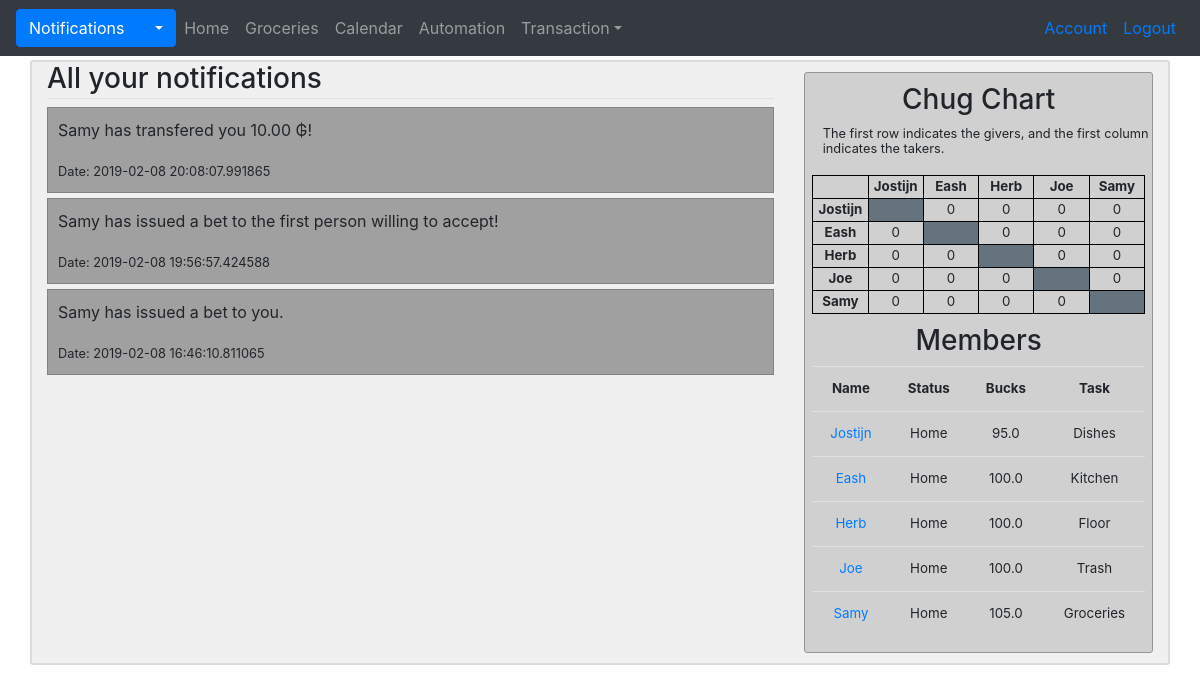
Page /notifications/user_id/1 (signed in) on the earlier database version.
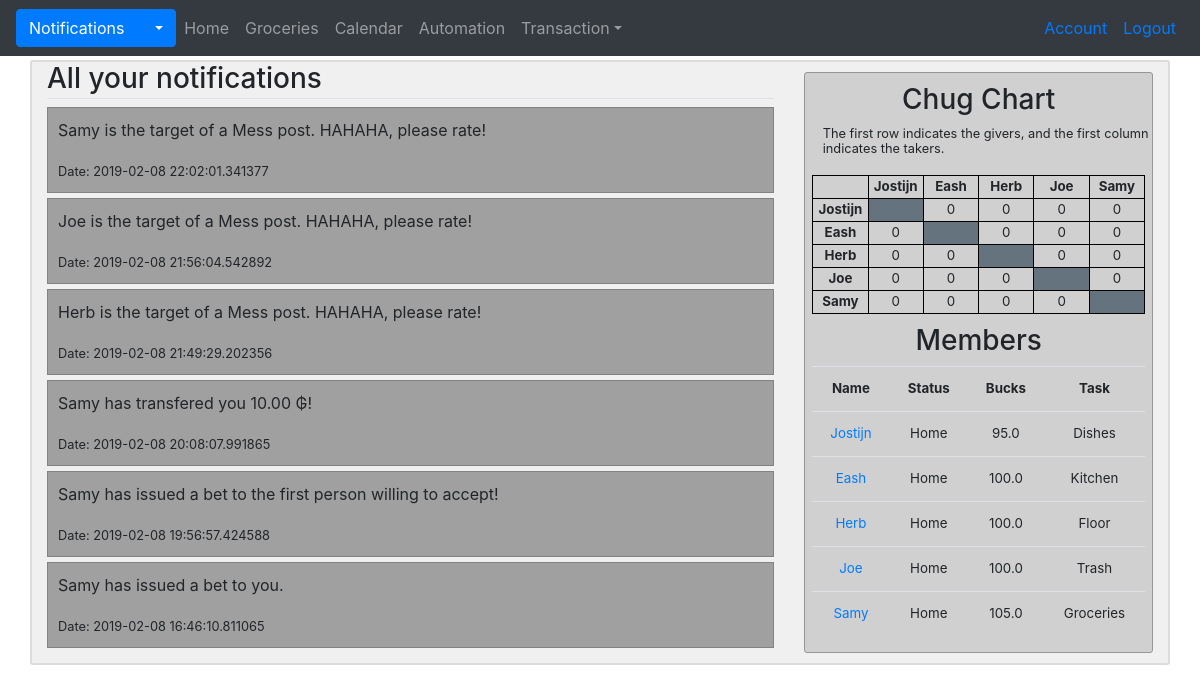
Same page on the later database version.
### G_app/models.py (models this page shows, shortened)
class Notification(db.Model):
    id = db.Column(db.Integer, primary_key = True)
    title = db.Column(db.String(100), nullable=False, default='Notification')
    content = db.Column(db.Text, nullable=False)
    link = db.Column(db.String(150))
    timestamp = db.Column(db.DateTime, nullable=False, default=datetime.utcnow)
    seen = db.Column(db.Boolean, nullable=False, default=False)
    user_id = db.Column(db.Integer, db.ForeignKey('user.id'), nullable=False)

class User(db.Model, UserMixin):
    id = db.Column(db.Integer, primary_key = True)
    username = db.Column(db.String(20), unique=True, nullable=False)
    name = db.Column(db.String, nullable=False)
    email = db.Column(db.String(120), unique=True, nullable=False)
    image = db.Column(db.String(20), nullable=False, default='default.jpg')
    password = db.Column(db.String(60), nullable=False)
    status = db.Column(db.String, nullable=False)
    bucks = db.Column(db.Float, nullable=False)
    task = db.Column(db.String, nullable=False)
    done_weekly_vote = db.Column(db.Boolean, nullable=False, default=False)
    posts = db.relationship('Post', backref='author', lazy=True, foreign_keys='Post.id_user')
    posts_targeted = db.relationship('Post', backref='target', lazy=True, foreign_keys='Post.id_target')
    chugs_give = db.relationship('Chug', backref='giver', lazy=True, foreign_keys='Chug.id_giver')
    chugs_take = db.relationship('Chug', backref='taker', lazy=True, foreign_keys='Chug.id_taker')
    notifications = db.relationship('Notification', backref='target', lazy=True)
    payments_made = db.relationship('Transaction', backref='payer', lazy=True, foreign_keys='Transaction.id_payer')
    payments_received = db.relationship('Transaction', backref='payee', lazy=True, foreign_keys='Transaction.id_payee')
    challenges_made =  db.relationship('Challenge', backref='challenger', lazy=True, foreign_keys='Challenge.id_challenger')
    challenges_received =  db.relationship('Challenge', backref='challengee', lazy=True, foreign_keys='Challenge.id_challengee')
    bets_made =  db.relationship('Bet', backref='bookmaker', lazy=True, foreign_keys='Bet.id_bookmaker')
    bets_taken =  db.relationship('Bet', backref='bettaker', lazy=True, foreign_keys='Bet.id_bettaker')
    comments = db.relationship('Comment', backref='commenter', lazy=True)
    votes_made = db.relationship('Vote', backref='voter', lazy=True, foreign_keys='Vote.id_voter')
    votes_received = db.relationship('Vote', backref='candidate', lazy=True, foreign_keys='Vote.id_candidate')
    weekly_votes = db.relationship('WeeklyVote', backref='subject', lazy=True, foreign_keys='WeeklyVote.id_subject')
    def new_notifications(self):
        return Notification.query.filter_by(user_id=self.id, seen=False).all()
    def all_notifications(self):
        return Notification.query.filter_by(user_id=self.id).order_by(Notification.timestamp.desc()).all()

### G_app/main/routes.py (the view)
@main.route("/notifications/user_id/<int:user_id>")
@login_required
def your_notifications(user_id):
    if current_user.id != user_id:
        abort(403)
    all_notifications = current_user.all_notifications()
    return render_template('user_notifications.html', notifications=all_notifications)

### G_app/main/routes.py (called while the page is built)
@main.context_processor
def context_processor():
    chug = chug_matrix()
    members=member_ls()
    return dict(chug=chug, members=members)

### G_app/main/utils.py (called while the page is built)
def member_ls():
    members = User.query.all()
    members.pop(5)
    return members

def chug_matrix():
    matrix = [
        [None, 0, 0, 0, 0],
        [0, None, 0, 0, 0],
        [0, 0, None, 0, 0],
        [0, 0, 0, None, 0],
        [0, 0, 0, 0, None]
    ]
    chugs_to_be_taken = Chug.query.filter_by(taken=False).all()
    for chug in chugs_to_be_taken:
        matrix[chug.id_taker - 1][chug.id_giver - 1] += 1
    return matrix

### G_app/models.py (called while the page is built)
@login_manager.user_loader
def load_user(user_id):
    return User.query.get(int(user_id))

### G_app/templates/user_notifications.html
{% extends "layout.html" %}
  {% block content %}
    <h3 class="border-bottom" style="padding-bottom:2px">All your notifications</h3>
    {% for notification in notifications %}
      <div class="row">
        <div class="col-12">
          <div class="notification-section">
            <p>{{ notification.content }}</p>
            <small>Date: {{ notification.timestamp }}</small>
          </div>
        </div>
      </div>
    {% endfor %}
  {% endblock %}

### G_app/templates/layout.html (shortened to what the changed rows need)
<!DOCTYPE html>
<html>
  <head>
    <link rel="stylesheet" href="https://stackpath.bootstrapcdn.com/bootstrap/4.2.1/css/bootstrap.min.css">
    <link rel='stylesheet' href='https://use.fontawesome.com/releases/v5.7.0/css/all.css'>
    <link rel="stylesheet" type="text/css" href="{{ url_for('static', filename='main.css') }}">
  </head>
  <body style="background-image: url('{{ url_for('static', filename='images/our_goat.jpg') }}')">
    <div class="container d-none d-sm-block mb-3" id="main" style="margin-top:60px">
      <div class="row">
        <div class="col-lg-8">
            {% block content %}
            {% endblock %}
          </div>
        <div class="col-lg-4">
          {% if current_user.is_authenticated %}
            <div class="sidebar">
              <table id="chug">
                <tr>
                  <th id="chug"></th>
                  {% for member in members %}
                    <th id="chug">{{ member.username }}</th>
                  {% endfor %}
                </tr>
                {% for row in range(5) %}
                  <tr>
                    <th id="chug">{{members[row].username}}</th>
                    {% for col in range(5) %}
                      {% if chug[row][col] != None %}
                        <td id="chug">{{ chug[row][col] }}</td>
                      {% else %}
                        <td id="chug" bgcolor="#65737e"></td>
                      {% endif %}
                    {% endfor %}
                  </tr>
                {% endfor %}
              </table>
              <table class="table" id="members">
                <tr>
                  <th>Name</th>
                  <th>Status</th>
                  <th>Bucks</th>
                  <th>Task</th>
                </tr>
                {% for member in members %}
                  <tr>
                    <td><a href="{{ url_for('users.profile', username=member.username) }}">{{ member.username }}</a></td>
                    <td>{{ member.status }}</td>
                    <td>{{ member.bucks }}</td>
                    <td>{{ member.task }}</td>
                  </tr>
                {% endfor %}
              </table>
            </div>
          {% endif %}
        </div>
      </div>
    </div>
  </body>
</html>

Differences in the rows shown:
added Notification: content "Samy is the target of a Mess post. HAHAHA, please rate!", timestamp "2019-02-08 22:02:01.341377"
added Notification: content "Joe is the target of a Mess post. HAHAHA, please rate!", timestamp "2019-02-08 21:56:04.542892"
added Notification: content "Herb is the target of a Mess post. HAHAHA, please rate!", timestamp "2019-02-08 21:49:29.202356"
